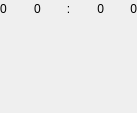
<?xml version="1.0" encoding="UTF-8"?>
<ui version="4.0">
 <class>TimeDisplay</class>
 <widget class="QWidget" name="TimeDisplay">
  <property name="geometry">
   <rect>
    <x>0</x>
    <y>0</y>
    <width>137</width>
    <height>113</height>
   </rect>
  </property>
  <property name="windowTitle">
   <string>Form</string>
  </property>
  <layout class="QGridLayout" name="gridLayout">
   <property name="leftMargin">
    <number>0</number>
   </property>
   <property name="topMargin">
    <number>0</number>
   </property>
   <property name="rightMargin">
    <number>0</number>
   </property>
   <property name="bottomMargin">
    <number>0</number>
   </property>
   <property name="spacing">
    <number>0</number>
   </property>
   <item row="1" column="0">
    <widget class="QLabel" name="minuteDigit1">
     <property name="sizePolicy">
      <sizepolicy hsizetype="Expanding" vsizetype="Expanding">
       <horstretch>0</horstretch>
       <verstretch>0</verstretch>
      </sizepolicy>
     </property>
     <property name="minimumSize">
      <size>
       <width>14</width>
       <height>0</height>
      </size>
     </property>
     <property name="font">
      <font/>
     </property>
     <property name="text">
      <string>0</string>
     </property>
     <property name="alignment">
      <set>Qt::AlignmentFlag::AlignLeading|Qt::AlignmentFlag::AlignLeft|Qt::AlignmentFlag::AlignTop</set>
     </property>
     <property name="indent">
      <number>0</number>
     </property>
    </widget>
   </item>
   <item row="1" column="3">
    <widget class="QLabel" name="secondDigit1">
     <property name="sizePolicy">
      <sizepolicy hsizetype="Expanding" vsizetype="Expanding">
       <horstretch>0</horstretch>
       <verstretch>0</verstretch>
      </sizepolicy>
     </property>
     <property name="minimumSize">
      <size>
       <width>14</width>
       <height>0</height>
      </size>
     </property>
     <property name="font">
      <font/>
     </property>
     <property name="text">
      <string>0</string>
     </property>
     <property name="alignment">
      <set>Qt::AlignmentFlag::AlignRight|Qt::AlignmentFlag::AlignTop|Qt::AlignmentFlag::AlignTrailing</set>
     </property>
     <property name="indent">
      <number>0</number>
     </property>
    </widget>
   </item>
   <item row="1" column="4">
    <widget class="QLabel" name="secondDigit2">
     <property name="sizePolicy">
      <sizepolicy hsizetype="Expanding" vsizetype="Expanding">
       <horstretch>0</horstretch>
       <verstretch>0</verstretch>
      </sizepolicy>
     </property>
     <property name="minimumSize">
      <size>
       <width>14</width>
       <height>0</height>
      </size>
     </property>
     <property name="font">
      <font/>
     </property>
     <property name="text">
      <string>0</string>
     </property>
     <property name="alignment">
      <set>Qt::AlignmentFlag::AlignRight|Qt::AlignmentFlag::AlignTop|Qt::AlignmentFlag::AlignTrailing</set>
     </property>
     <property name="indent">
      <number>0</number>
     </property>
    </widget>
   </item>
   <item row="1" column="1">
    <widget class="QLabel" name="minuteDigit2">
     <property name="sizePolicy">
      <sizepolicy hsizetype="Expanding" vsizetype="Expanding">
       <horstretch>0</horstretch>
       <verstretch>0</verstretch>
      </sizepolicy>
     </property>
     <property name="minimumSize">
      <size>
       <width>14</width>
       <height>0</height>
      </size>
     </property>
     <property name="text">
      <string>0</string>
     </property>
     <property name="alignment">
      <set>Qt::AlignmentFlag::AlignLeading|Qt::AlignmentFlag::AlignLeft|Qt::AlignmentFlag::AlignTop</set>
     </property>
     <property name="indent">
      <number>0</number>
     </property>
    </widget>
   </item>
   <item row="1" column="2">
    <widget class="QLabel" name="colon">
     <property name="sizePolicy">
      <sizepolicy hsizetype="Fixed" vsizetype="Expanding">
       <horstretch>0</horstretch>
       <verstretch>0</verstretch>
      </sizepolicy>
     </property>
     <property name="minimumSize">
      <size>
       <width>3</width>
       <height>0</height>
      </size>
     </property>
     <property name="maximumSize">
      <size>
       <width>3</width>
       <height>16777215</height>
      </size>
     </property>
     <property name="styleSheet">
      <string notr="true">margin-top: -6px; /*Should be negative or zero*/</string>
     </property>
     <property name="text">
      <string>:</string>
     </property>
     <property name="alignment">
      <set>Qt::AlignmentFlag::AlignHCenter|Qt::AlignmentFlag::AlignTop</set>
     </property>
    </widget>
   </item>
   <item row="0" column="1">
    <spacer name="verticalSpacer">
     <property name="orientation">
      <enum>Qt::Orientation::Vertical</enum>
     </property>
     <property name="sizeType">
      <enum>QSizePolicy::Policy::Fixed</enum>
     </property>
     <property name="sizeHint" stdset="0">
      <size>
       <width>20</width>
       <height>2</height>
      </size>
     </property>
    </spacer>
   </item>
  </layout>
 </widget>
 <resources/>
 <connections/>
</ui>
